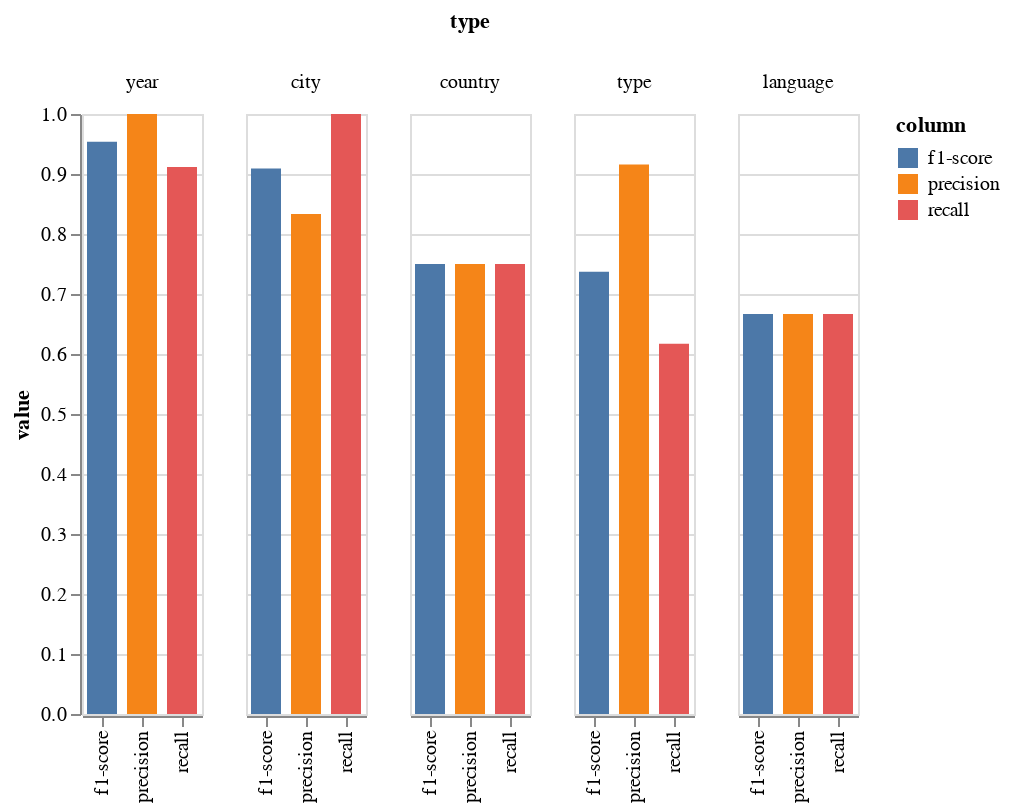

Write notebook code for a chart like this one.
### Code cell
alt.Chart(sherlock_top_5_df.reset_index()).transform_fold(
        ['precision', 'recall', 'f1-score'],
      as_=['column', 'value']
    ).mark_bar(size=15).encode(
    column=alt.Column('type:O', sort=alt.EncodingSortField(
                field="f1-score",  
                order="descending")),
    x = alt.X('column:N',
              title = '',
              ),
    y=alt.Y('value:Q'),
    color='column:N'
)

### Figure 1 — Vega-Lite specification as saved in the notebook (floating-point values rounded to 4 significant figures)
{"config": {"view": {"continuousWidth": 400, "continuousHeight": 300}}, "data": {"name": "data-ae89c0ce638fad34dcf6c7ed2bfe2afd"}, "mark": {"type": "bar", "size": 15}, "encoding": {"color": {"field": "column", "type": "nominal"}, "column": {"field": "type", "sort": {"field": "f1-score", "order": "descending"}, "type": "ordinal"}, "x": {"field": "column", "title": "", "type": "nominal"}, "y": {"field": "value", "type": "quantitative"}}, "transform": [{"fold": ["precision", "recall", "f1-score"], "as": ["column", "value"]}], "$schema": "https://vega.github.io/schema/vega-lite/v4.17.0.json", "datasets": {"data-ae89c0ce638fad34dcf6c7ed2bfe2afd": [{"type": "year", "precision": 1.0, "recall": 0.9118, "f1-score": 0.9538, "support": 102}, {"type": "city", "precision": 0.8333, "recall": 1.0, "f1-score": 0.9091, "support": 5}, {"type": "country", "precision": 0.75, "recall": 0.75, "f1-score": 0.75, "support": 4}, {"type": "type", "precision": 0.9158, "recall": 0.617, "f1-score": 0.7373, "support": 141}, {"type": "language", "precision": 0.6667, "recall": 0.6667, "f1-score": 0.6667, "support": 3}]}}
